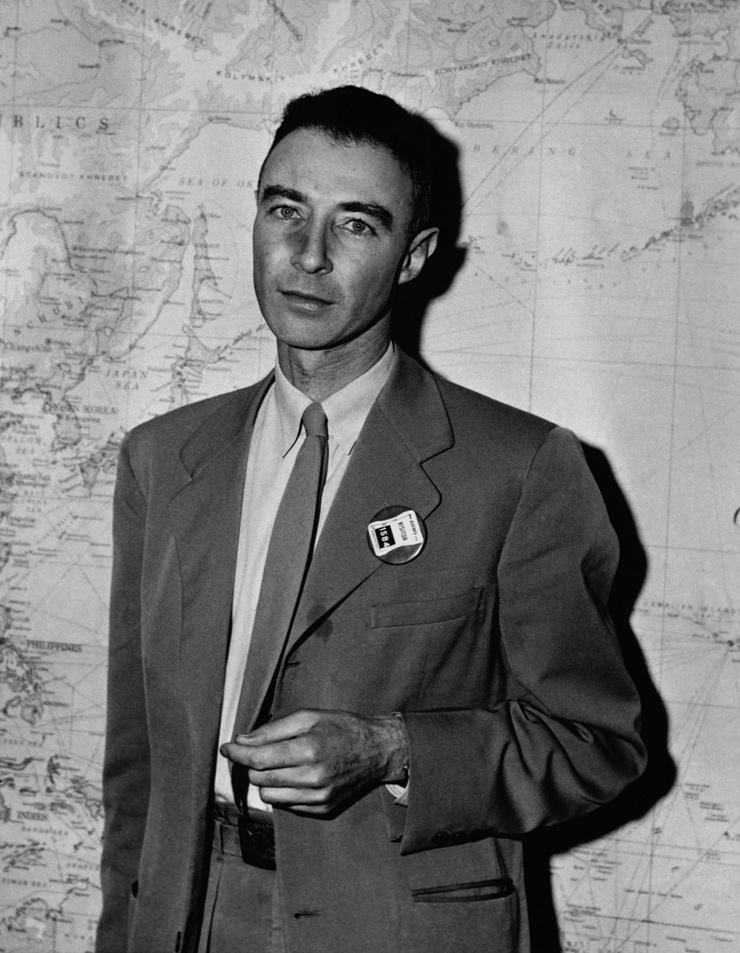
#> input picture projeto1/uploads/image.jpg, 740 x 953 px, shrunk from 1600 x 2060 before the run
$ python -i app.py   (imports and definitions only)
#> lines starting #> are read from the running program, lines starting #| are printed output that depends on the picture; after the words box and inside, x2 and y2 are one past the last pixel; in counts of white or black regions, pixels touching at a corner belong together
from flask import Flask, render_template, request, send_from_directory
import cv2
import numpy as np
import os

# [1 line not run here, left out]

UPLOAD_FOLDER = 'uploads'
ALLOWED_EXTENSIONS = {'png', 'jpg', 'jpeg'}

# [1 line that did not run here, left out]

def allowed_file(filename):
    return '.' in filename and \
           filename.rsplit('.', 1)[1].lower() in ALLOWED_EXTENSIONS

def detect_contours(image_path):
    # Carregar a imagem
#> called with image_path = 'uploads/image.jpg'
    imagem = cv2.imread(image_path)
#> imagem is the input picture: shape (953, 740, 3); min 0, max 235, mean 124.5

    # Converter a imagem para escala de cinza
    imagem_gray = cv2.cvtColor(imagem, cv2.COLOR_BGR2GRAY)

    # Aplicar um filtro de suavização (opcional)
    imagem_blur = cv2.GaussianBlur(imagem_gray, (5, 5), 0)

    # Detectar as bordas na imagem usando Canny
    bordas = cv2.Canny(imagem_blur, 30, 150)
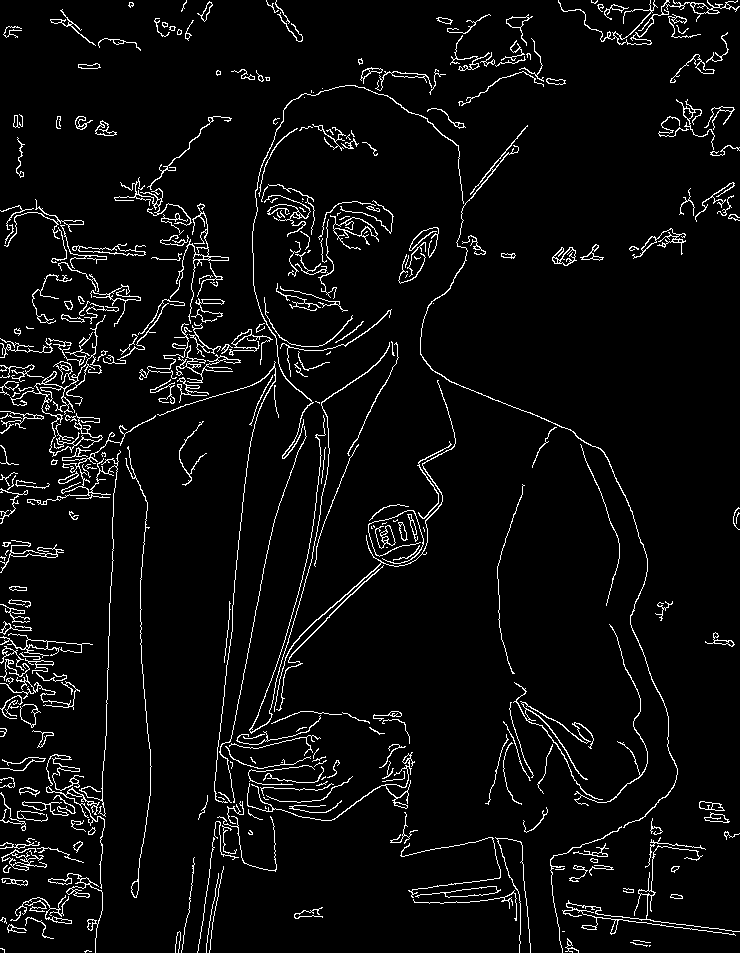
#> bordas: shape (953, 740); 4.9% white in thin lines or dots

    # Encontrar os contornos na imagem
    contornos, _ = cv2.findContours(bordas, cv2.RETR_EXTERNAL, cv2.CHAIN_APPROX_SIMPLE)
#> contornos = 339 contours, 204 with area under 20; largest, box (x1, y1, x2, y2) and area: (10, 315, 106, 457) 592, (330, 215, 379, 250) 438, (558, 0, 740, 45) 348, (415, 886, 501, 898) 334, (72, 243, 146, 256) 293

    # Desenhar os contornos na imagem original
    cv2.drawContours(imagem, contornos, -1, (0, 255, 0), 3)
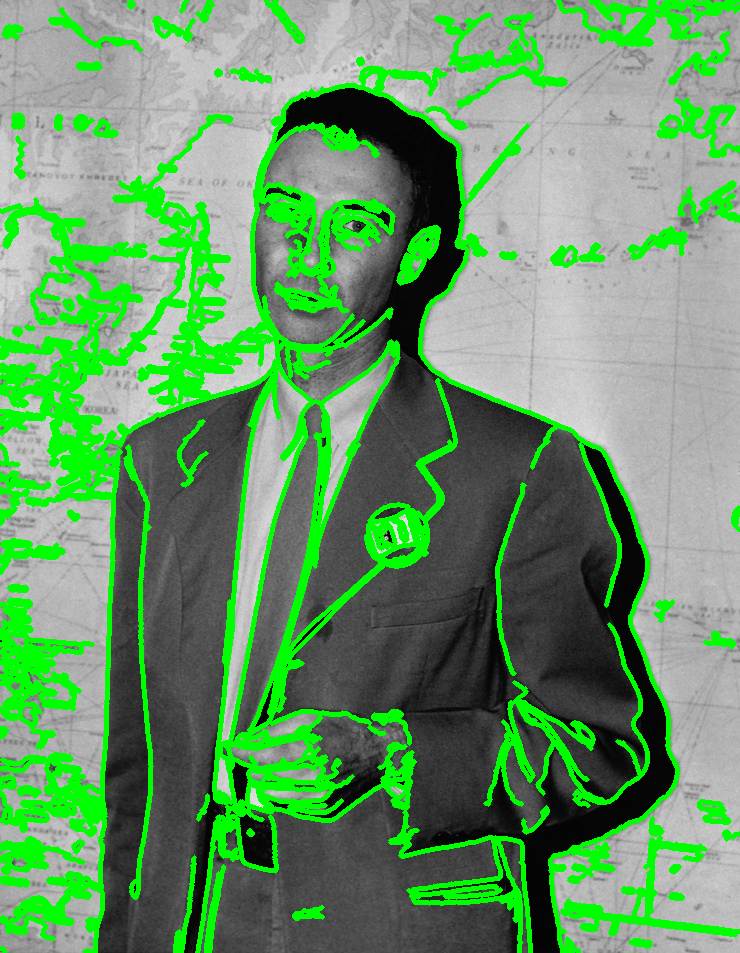
#> imagem: shape (953, 740, 3); 19.03% of pixels changed, all inside (x1, y1, x2, y2) = (0, 0, 740, 953)

    # Salvar a imagem com os contornos detectados
#> (the run stopped early here; a loop or call above may not have finished)

$ run again, on projeto1/uploads/contornos.jpg
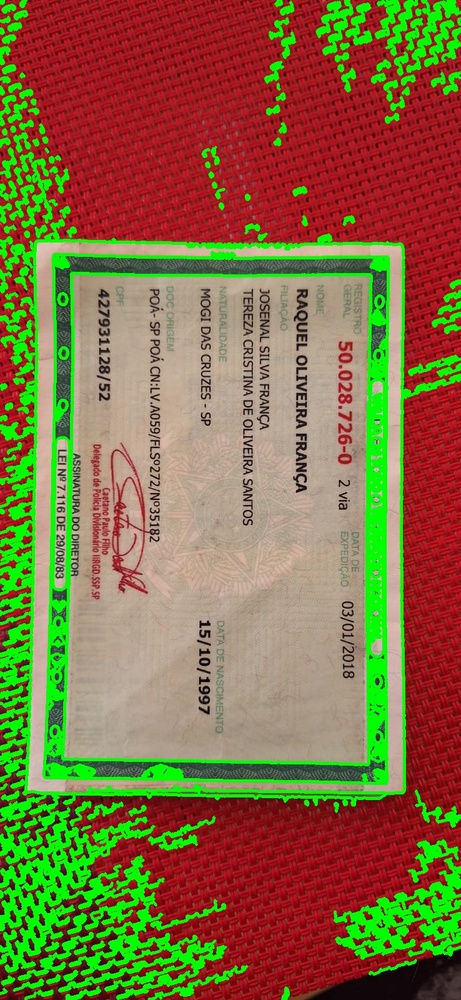
#> input picture projeto1/uploads/contornos.jpg, 461 x 1000 px, shrunk from 738 x 1600 before the run
#> in detect_contours, imagem is the input picture: shape (1000, 461, 3); mean B, G, R 65.6, 109, 131.5
#> in detect_contours, `bordas = cv2.Canny(imagem_blur, 30, 150)`:
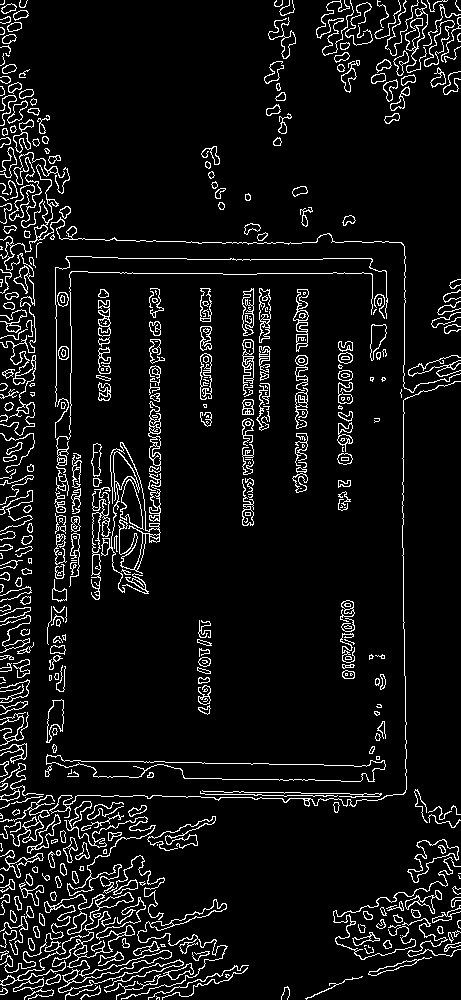
#> bordas: shape (1000, 461); 7.5% white in thin lines or dots
#> contornos = 437 contours, 207 with area under 20; largest, box (x1, y1, x2, y2) and area: (46, 754, 386, 782) 4258, (0, 897, 184, 993) 1462, (0, 152, 461, 436) 886, (407, 839, 459, 883) 752, (120, 479, 144, 530) 656
#> in detect_contours, `cv2.drawContours(imagem, contornos, -1, (0, 255, 0), 3)`:
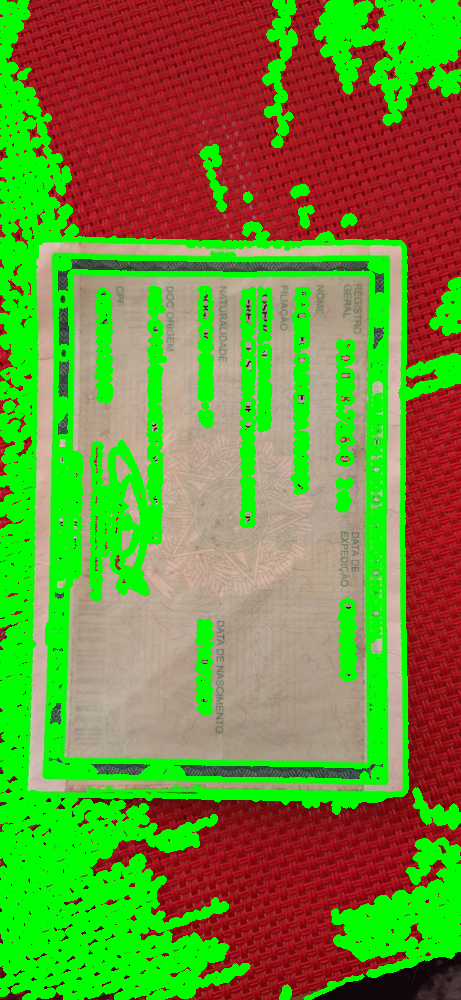
#> imagem: shape (1000, 461, 3); mean B, G, R 54.3, 141.5, 108.4

$ run again, on projeto1/uploads/dog.jpg
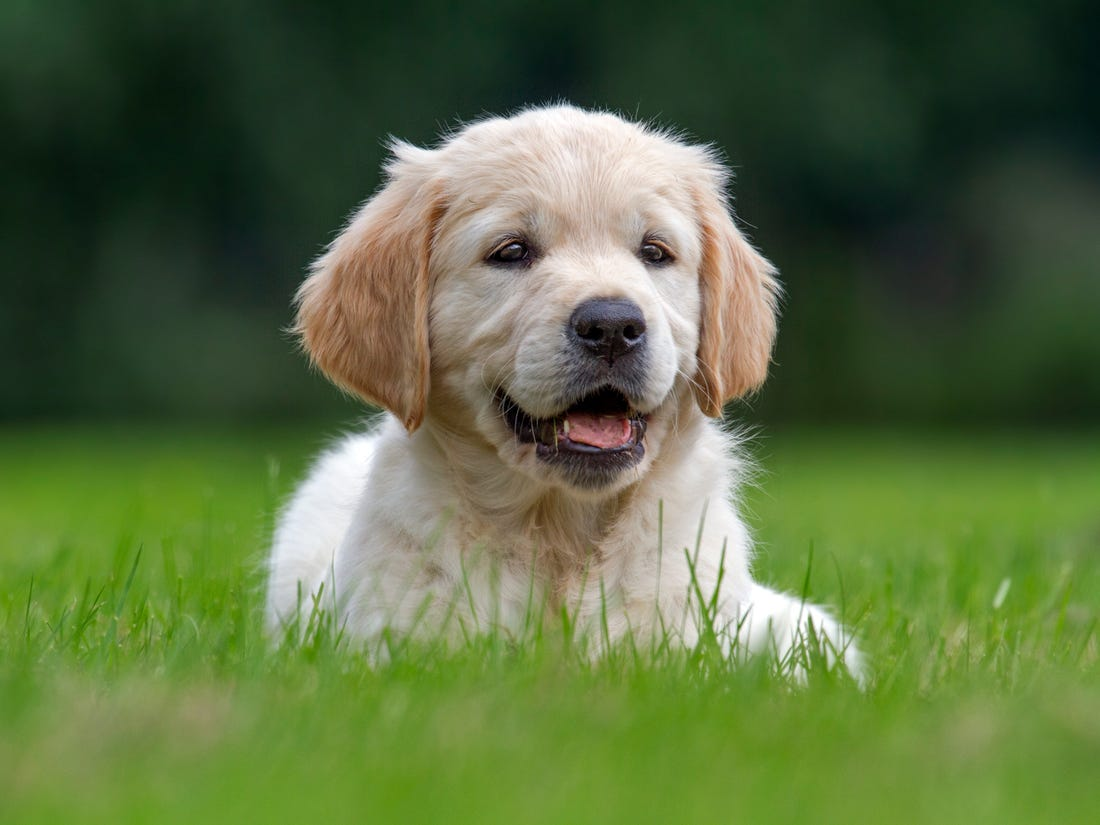
#> input picture projeto1/uploads/dog.jpg, 1100 x 825 px
#> in detect_contours, imagem is the input picture: shape (825, 1100, 3); mean B, G, R 64.9, 108, 89.4
#> in detect_contours, `bordas = cv2.Canny(imagem_blur, 30, 150)`:
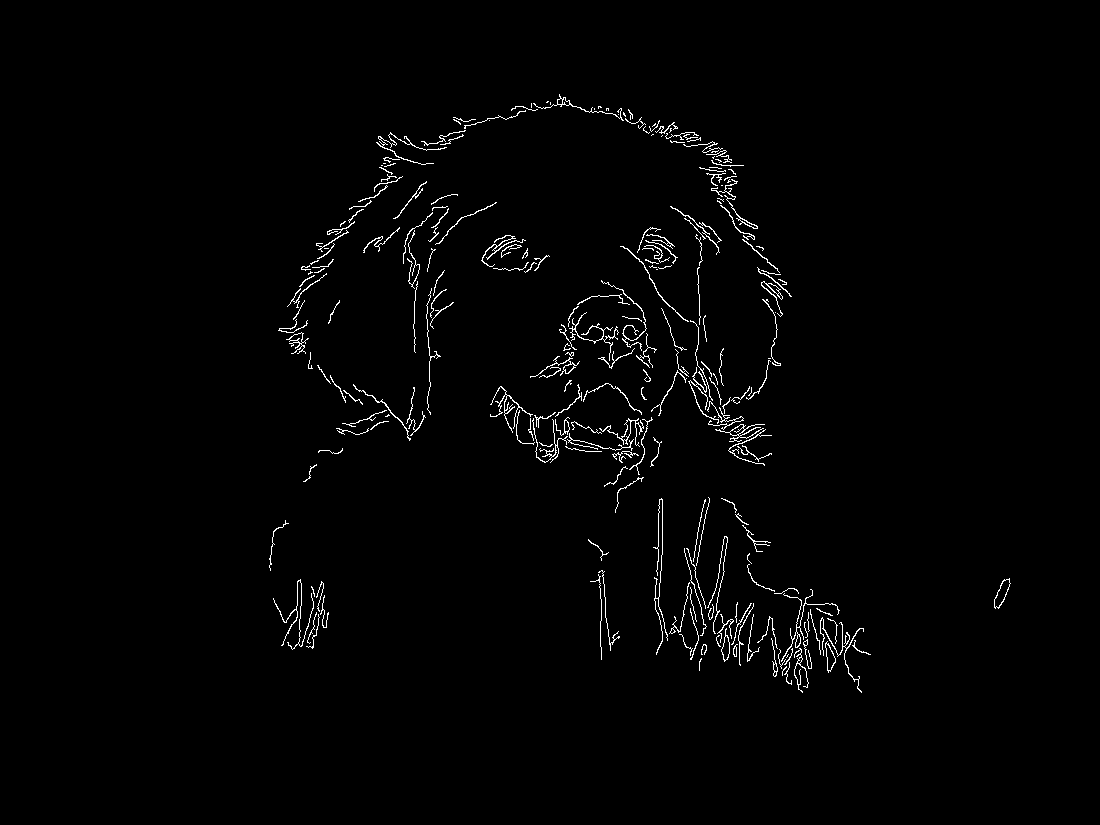
#> bordas: shape (825, 1100); 1.5% white in thin lines or dots, all inside (x1, y1, x2, y2) = (269, 94, 1011, 693)
#> contornos = 238 contours, 191 with area under 20; largest, box (x1, y1, x2, y2) and area: (994, 578, 1011, 609) 227, (825, 641, 836, 673) 158, (721, 628, 730, 662) 135, (599, 418, 644, 447) 121, (715, 424, 765, 442) 118
#> in detect_contours, `cv2.drawContours(imagem, contornos, -1, (0, 255, 0), 3)`:
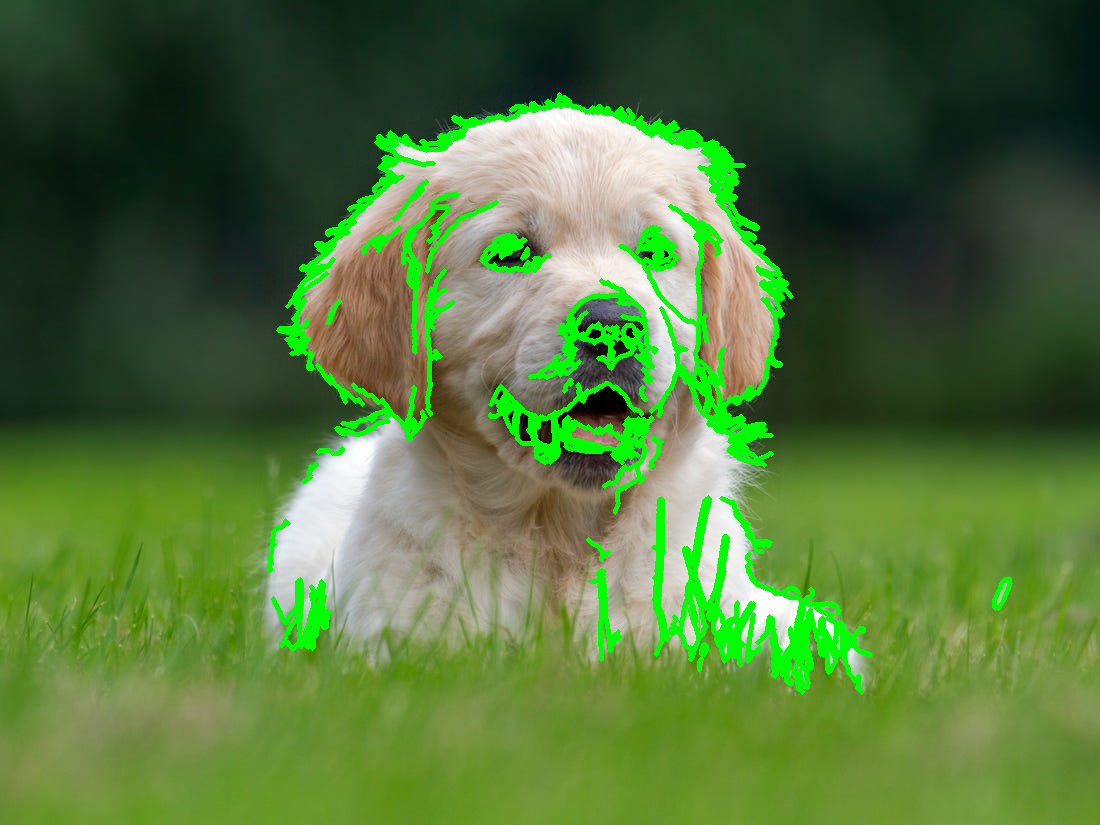
#> imagem: shape (825, 1100, 3); 5.68% of pixels changed, all inside (x1, y1, x2, y2) = (267, 92, 1013, 695)

$ run again, on projeto1/uploads/rg_frente_2.jpeg.jpeg
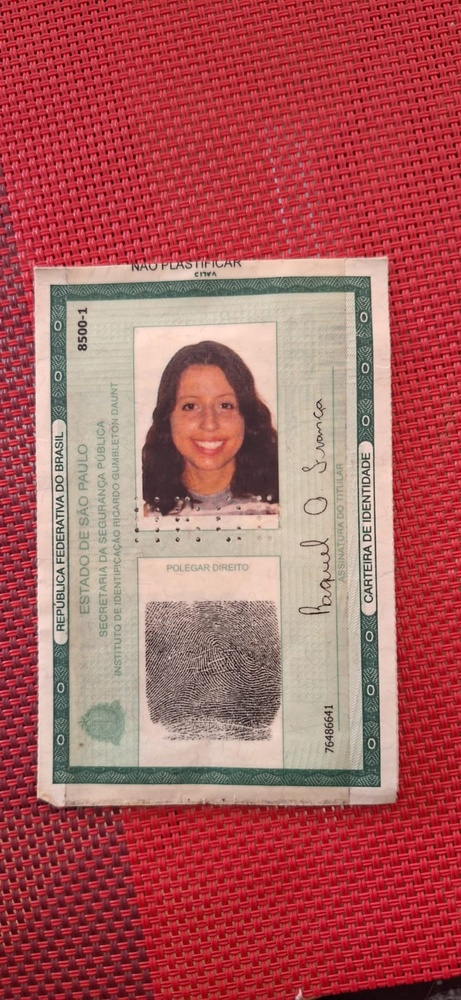
#> input picture projeto1/uploads/rg_frente_2.jpeg.jpeg, 461 x 1000 px, shrunk from 738 x 1600 before the run
#> in detect_contours, imagem is the input picture: shape (1000, 461, 3); mean B, G, R 93, 92.3, 173.2
#> in detect_contours, `bordas = cv2.Canny(imagem_blur, 30, 150)`:
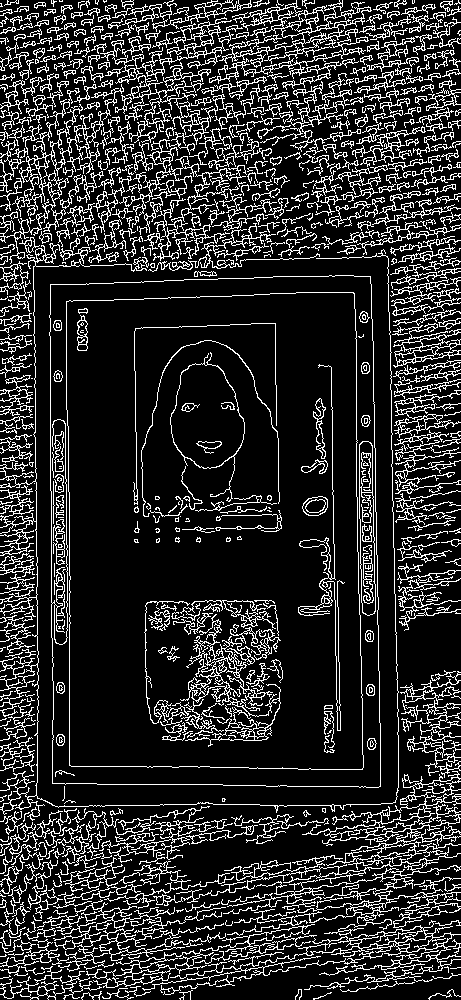
#> bordas: shape (1000, 461); 17.2% white in thin lines or dots
#> contornos = 477 contours, 246 with area under 20; largest, box (x1, y1, x2, y2) and area: (49, 275, 381, 788) 164280, (302, 771, 461, 870) 3968, (209, 0, 372, 90) 3168, (142, 920, 461, 995) 2753, (100, 17, 278, 155) 2326
#> in detect_contours, `cv2.drawContours(imagem, contornos, -1, (0, 255, 0), 3)`:
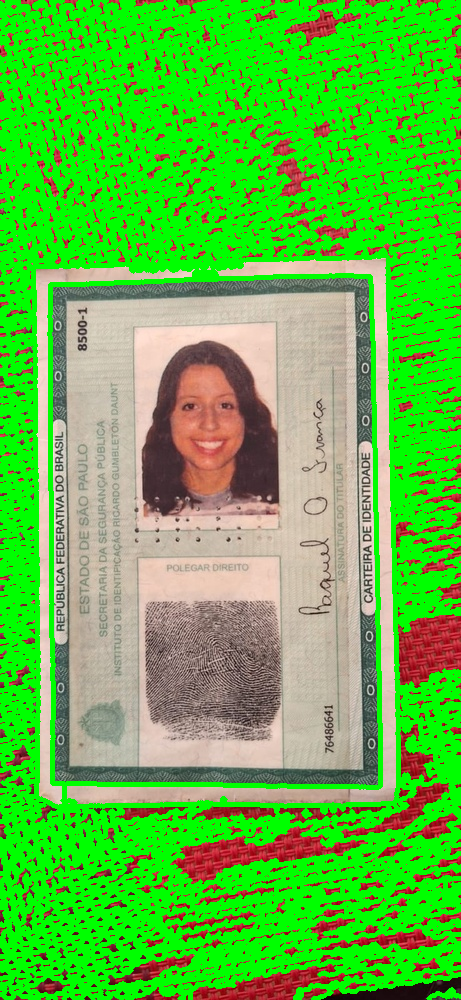
#> imagem: shape (1000, 461, 3); mean B, G, R 63.9, 190.4, 90.9
